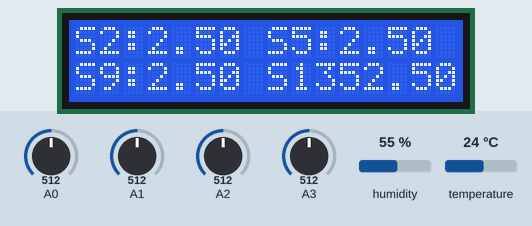
Simulated run of this sketch. Board: Arduino Uno, built with avr-gcc and run on an emulated ATmega328P. Shown: 16×2 character LCD. The inputs (shaded band) are chosen by the test bench; at power-on: humidity 55 %, A0 = 512, A1 = 512, A2 = 512, A3 = 512, temperature 24 °C. What the sketch prints to the serial monitor is not drawn.

Above: at 1.2 s.
1.3 s: humidity set to 22 %
At 5.1 s:
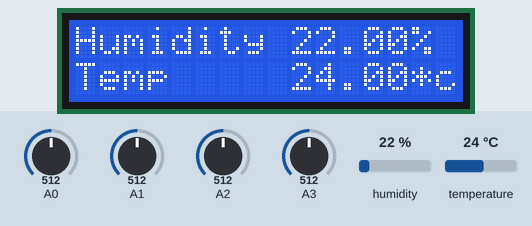
9.5 s: A0 set to 716
At 12.6 s:
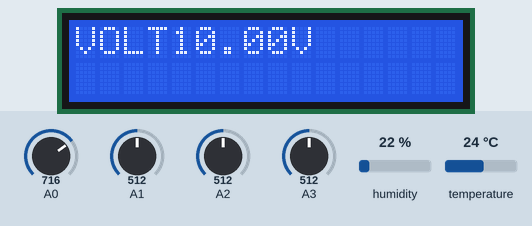
12.7 s: A1 set to 716
At 14.0 s:
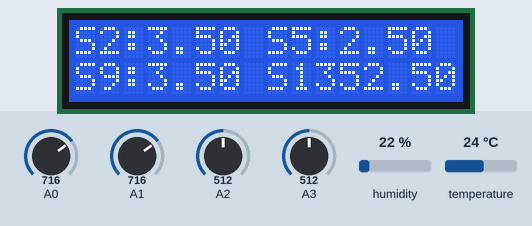
16.0 s: A2 set to 716
At 17.7 s:
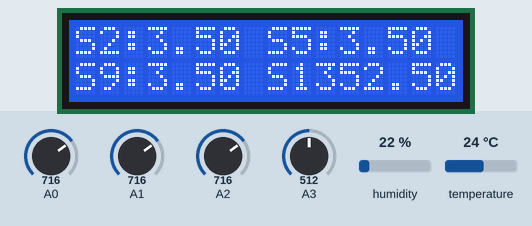
19.4 s: A3 set to 716
At 21.0 s:
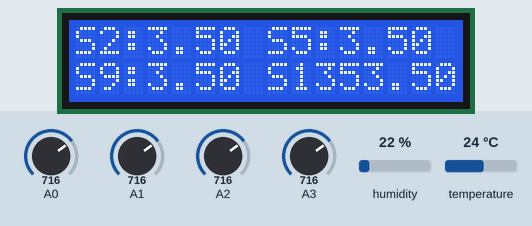
22.7 s: temperature set to 12 °C
At 25.4 s:
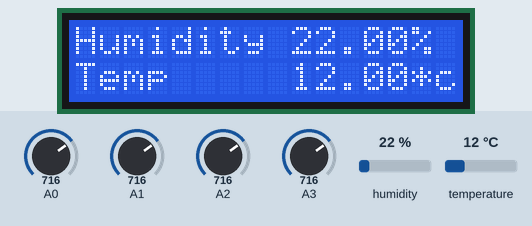
Timing chart, 0 to 26.9 s (numbered marks = the images above; inputs shaded):
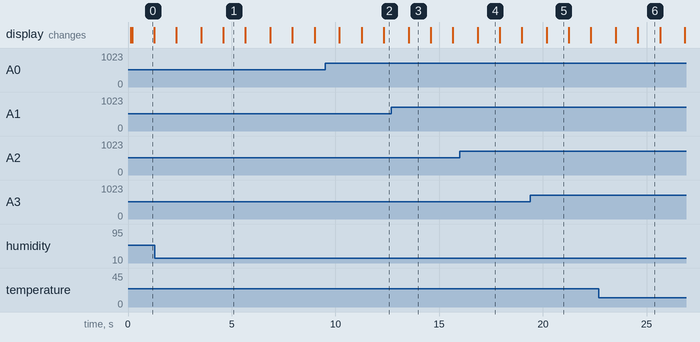

The sketch:

test1.ino
```cpp
#include <LiquidCrystal.h>
#include "DHT.h"
#include <SPI.h>
#include <SD.h>
LiquidCrystal lcd(10, 9, 6, 5, 4, 3);
#define DHTPIN 2
#define DHTTYPE DHT22
DHT dht(DHTPIN, DHTTYPE);
const int chipSelect = 7;
File dataFile;
void setup()
{
  Serial.begin(9600);
  int x,y,z,w =0;
  /*// Open serial communications and wait for port to open:
  Serial.begin(9600);
  SPI.begin();
  Serial.print("Initializing SD card...");
  // make sure that the default chip select pin is set to
  // output, even if you don't use it:
  pinMode(SS, OUTPUT);

  // see if the card is present and can be initialized:
  if (!SD.begin(chipSelect))
  {
    Serial.println("Card failed, or not present");
    // don't do anything more:
    while (1) ;
  }
  Serial.println("card initialized.");

  // Open up the file we're going to log to!
  dataFile = SD.open("data.txt", FILE_WRITE);
  if (! dataFile)
  {
    Serial.println("error opening datalog.txt");
    // Wait forever since we cant write data
    while (1) ;
  }*/
}

void loop()
{
  /////MQ2/////
  float sensor_volt2;
  float RS_air2; //  Get the value of RS via in a clear air
  float R02;  // Get the value of R0 via in H2
  float sensorValue2;
  /////MQ5/////
  float sensor_volt5;
  float RS_air5; //  Get the value of RS via in a clear air
  float R05;  // Get the value of R0 via in H2
  float sensorValue5;
  /////MQ9/////
  float sensor_volt9;
  float RS_air9; //  Get the value of RS via in a clear air
  float R09;  // Get the value of R0 via in LPG
  float sensorValue9;
  /////MQ135/////
  float sensor_volt135;
  float RS_air135; //  Get the value of RS via in a clear air
  float R135;  // Get the value of R0 via in LPG
  float sensorValue135;
  /////DHT22/////
  float h = dht.readHumidity();
  float t = dht.readTemperature();
  /////VOLTMETER////
  int val11;
  float val2;
    ////CAL/////
  /////MQ2/////

  /////CAL/////
  sensorValue2=0.0f;
  for(int q = 0 ; q < 100 ; q++)
  {
   sensorValue2 = sensorValue2 + analogRead(A1);
  }
  sensorValue2 = sensorValue2/100.0;
  sensor_volt2 = sensorValue2/1024*5.0;
  RS_air2 = (5.0-sensor_volt2)/sensor_volt2; // omit *RL
  R02 = RS_air2/9.8; // The ratio of RS/R0 is 9.8 in a clear air from Graph (Found using WebPlotDigitizer)
  /////MQ5/////
  sensorValue5=0.0f;
    for(int p = 0 ; p < 100 ; p++)
  {
    sensorValue5 = sensorValue5 + analogRead(A2);
  }
  sensorValue5 = sensorValue5/100.0;
  sensor_volt5 = sensorValue5/1024*5.0;
  RS_air5 = (5.0-sensor_volt5)/sensor_volt5; // omit *RL
  R05 = RS_air5/6.5; // The ratio of RS/R0 is 6.5 in a clear air from Graph (Found using WebPlotDigitizer)
 /////MQ9/////
 sensorValue9=0.0f;
 for(int z = 0 ; z < 100 ; z++)
  {
    sensorValue9 = sensorValue9 + analogRead(A0);
  }
  sensorValue9 = sensorValue9/100.0;
  sensor_volt9 = sensorValue9/1024*5.0;
  RS_air9 = (5.0-sensor_volt9)/sensor_volt9; // omit *RL
  R09 = RS_air9/9.9; // The ratio of RS/R0 is 9.9 in LPG gas from Graph (Found using WebPlotDigitizer)
  /////MQ135/////
  sensorValue135=0.0f;
  for(int w = 0 ; w < 100 ; w++)
  {
    sensorValue135 = sensorValue135 + analogRead(A3);
  }
  sensorValue135 = sensorValue135/100.0;
  sensor_volt135 = sensorValue135/1024*5.0;
  RS_air135 = (5.0-sensor_volt135)/sensor_volt135; // omit *RL
  R135 = RS_air135/9.5; // The ratio of RS/R0 is 9.9 in LPG gas from Graph (Found using WebPlotDigitizer)
  /////DHT22/////
   ////non////
   /////VoltMeter/////
  float temp;
  val11=analogRead(8);
  temp=val11/6.21;
  val11=(int)temp;//
  //val2=((val11%100)/10.0);
  val2=(val11/10)-1;
   //////////////////////////////
  Serial.print("sensor_voltMQ2  ");
  Serial.println(sensor_volt2);
  Serial.print("sensor_voltMQ5  ");
  Serial.println(sensor_volt5);
  Serial.print("sensor_voltMQ9  ");
  Serial.println(sensor_volt9);
  Serial.print("sensor_voltMQ135");
  Serial.println(sensor_volt135);
  Serial.print("Humidity:    ");
  Serial.print(h);
  Serial.println(" %\t");
  Serial.print("Temperature: ");
  Serial.print(t);
  Serial.println(" *C");
  Serial.println(val2);
  lcd.begin(16, 2);
  lcd.setCursor(0, 0);
  lcd.print("S2:");
  lcd.print(sensor_volt2);
  lcd.print(" ");
  lcd.print("S5:");
  lcd.print(sensor_volt5);
  lcd.setCursor(0, 1);
  lcd.print("S9:");
  lcd.print(sensor_volt9);
  lcd.print(" ");
  lcd.print("S135");
  lcd.print(sensor_volt135);
  delay(1000);
  lcd.begin(16, 2);
  lcd.setCursor(0, 0);
  lcd.print("Humidity ");
  lcd.print(h);    //กำหนดข้อความที่ต้องการแสดงผล
  lcd.print("%");
  lcd.setCursor(0, 1);
  lcd.print("Temp     ");
  lcd.print(t);//กำหนดตำแหน่ง Cursor
  lcd.print("*c");
  delay(1000);//กำหนดข้อความที่ต้องการแสดงผล
  lcd.begin(16, 2);
  lcd.setCursor(0, 0);
  lcd.print("VOLT");
  lcd.print(val2);    //กำหนดข้อความที่ต้องการแสดงผล
  lcd.print("V");
  delay(1000);
  /*dataFile.print("sensor_voltMQ2  ");
  dataFile.println(sensor_volt2);
  dataFile.print("sensor_voltMQ5  ");
  dataFile.println(sensor_volt5);
  dataFile.print("sensor_voltMQ9  ");
  dataFile.println(sensor_volt9);
  dataFile.print("sensor_voltMQ135");
  dataFile.println(sensor_volt135);
  dataFile.print("Humidity:    ");
  dataFile.print(h);
  dataFile.print(" %\t");
  dataFile.print("Temperature: ");
  dataFile.print(t);
  dataFile.println(" *C");
  dataFile.print("VOLT: ");
  dataFile.print(val2);
  dataFile.println("V");
  dataFile.flush();*/
}
```

Measured:
- what the display in image 0 shows lasts 1.1 s, from 0.2 s to 1.3 s
